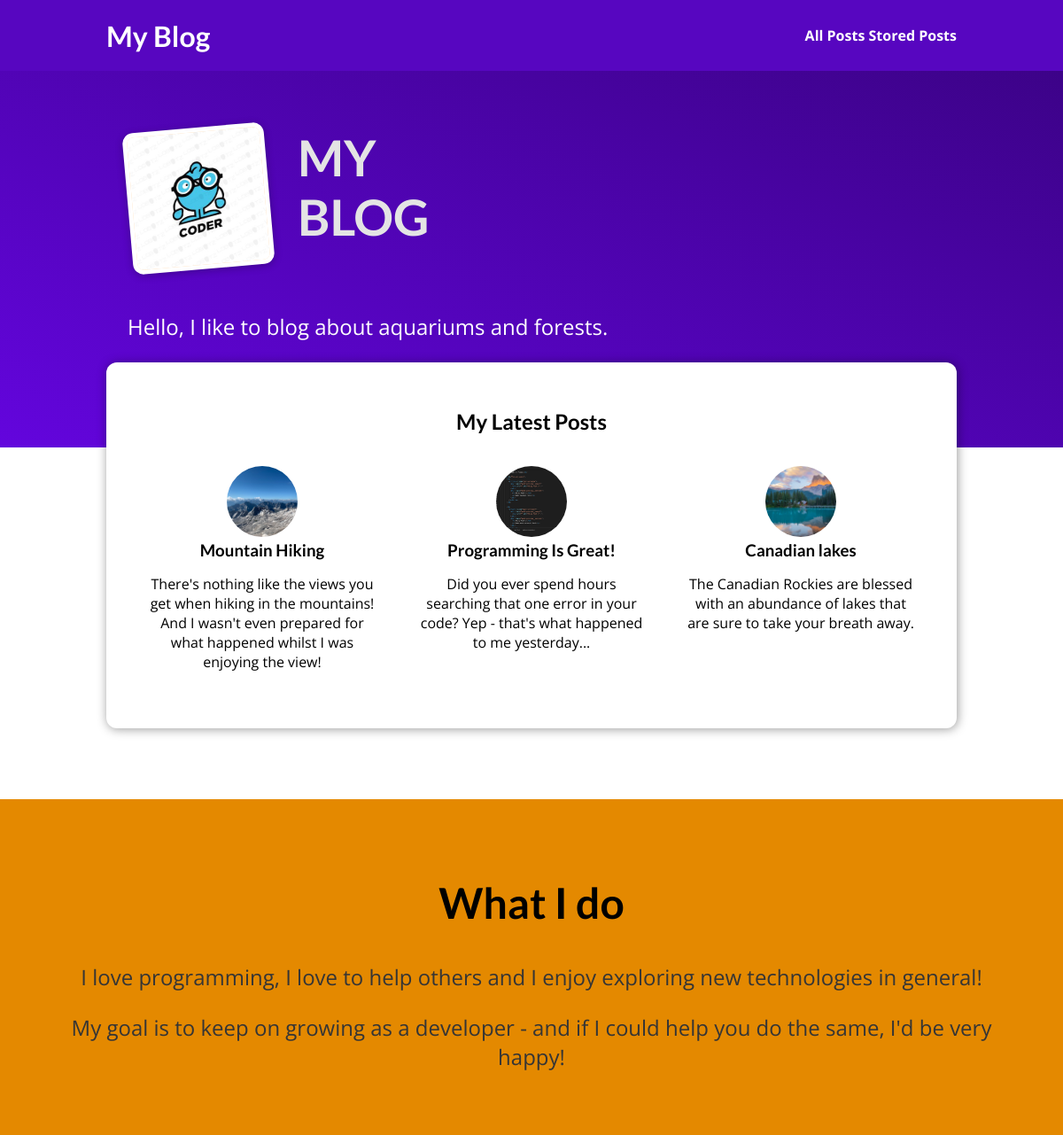
The page / on the database its author committed.
### blog/models.py (models this page shows, shortened)
class Post(models.Model):
    title = models.CharField(max_length=200)
    excerpt = models.TextField(default='', null=False, max_length=200)
    image = models.ImageField(upload_to="posts", null=True)
    date = models.DateTimeField(verbose_name='date')
    slug = models.SlugField(unique=True, max_length=30, default='', null=False)
    content = models.TextField(validators=[MinLengthValidator(10), MaxLengthValidator(2000)])
    author = models.ForeignKey(Author, null=False, on_delete=models.RESTRICT, related_name='posts')
    tags = models.ManyToManyField(Tag)

### blog/views.py (the view)
# urls.py: path('', views.IndexView.as_view(), name='index'),
class IndexView(ListView):
    template_name = "blog/index.html"
    model = Post
    ordering = ['-date']
    context_object_name = 'posts'
    def get_queryset(self):
        queryset = super().get_queryset()
        data = queryset[:3]
        return data

### blog/templates/blog/index.html (shortened to what this page needs)
{% extends "base.html" %}
{% load static %}
{% block css_files %}
    <link rel="stylesheet" href="{% static 'blog/post.css' %}" />
    <link rel="stylesheet" href="{% static 'blog/index.css' %}" />
{% endblock %}
{% block content %}
    <section id="welcome">
        <header>
            <img src="{% static 'blog/images/coder.png' %}" alt="I - the author of this blog" />
            <h2>MY BLOG</h2>
        </header>
        <p>Hello, I like to blog about aquariums and forests.</p>
    </section>
    <section id="latest-posts">
        <h2>My Latest Posts</h2>
        <ul>
            {% for post in posts %}
                {% include 'blog/includes/post_preview.html' %}
            {% endfor %}
        </ul>
    </section>
    <section id="about">
        <h2>What I do</h2>
        <p>
            I love programming, I love to help others and I enjoy exploring new technologies in general!
        </p>
        <p>
            My goal is to keep on growing as a developer - and if I could help you do the same, I'd be very happy!
        </p>
    </section>
{% endblock %}

### blog/templates/blog/includes/post_preview.html
<li>
    <article class="post">
        <a href="{% url 'individual_post' post.slug %}">
            <img src="{{ post.image.url }}" alt="{{ post.title }}" />
            <div class="post__content">
                <h3>{{ post.title }}</h3>
                <p>{{ post.excerpt }}</p>
            </div>
        </a>
    </article>
</li>

### static/app.css (style rules this page uses)
* { box-sizing: border-box; }
html { font-family: 'Open Sans', 'Lato', sans-serif; }
body { margin: 0; }
h1, h2, h3 { font-family: 'Lato', sans-serif; font-weight: bold; }

### blog/static/blog/post.css (style rules this page uses)
.post { display: flex; flex-direction: column; align-items: center; text-align: center; }
.post a { text-decoration: none; color: black; transition: all 0.2s ease; padding: 1rem; }
.post img { width: 5rem; height: 5rem; object-fit: cover; border-radius: 50%; }
.post h3 { margin: 0.25rem 0; }

### blog/static/blog/index.css (style rules this page uses)
#welcome { background: linear-gradient(to right top, #6305dd, #390281); padding: 6rem 12%; }
#welcome header { display: flex; align-items: flex-start; margin: 3rem auto; }
#welcome img { width: 10rem; height: 10rem; object-fit: cover; object-position: top; border: 5px solid white; border-radius: 12px; background-color: #ffe1bf; transform: rotateZ(-5deg); box-shadow: 0 2px 8px rgba(0, 0, 0, 0.25); }
#welcome h2 { font-size: 3.5rem; margin: 0 0 0 2rem; color: #e4e4e4; width: 10rem; }
#welcome p { color: white; font-size: 1.5rem; }
#latest-posts { background-color: white; padding: 2rem; border-radius: 12px; width: 60rem; margin: -6rem auto 2rem auto; box-shadow: 1px 1px 12px rgba(0, 0, 0, 0.4); }
#latest-posts h2 { text-align: center; }
#latest-posts ul { list-style: none; margin: 0; padding: 0; display: flex; gap: 1rem; }
#latest-posts li { flex: 1; }
#about { text-align: center; padding: 3rem; background-color: #e48900; margin-top: 5rem; }
#about h2 { font-size: 3rem; }
#about p { font-size: 1.5rem; color: #353535; }

### rows shown on the page
Post: image (picture), title "Mountain Hiking", excerpt "There's nothing like the views you get when hiking in the mountains! And I wasn't even prepared for what happened whilst I was enjoying the view!"
Post: image (picture), title "Programming Is Great!", excerpt "Did you ever spend hours searching that one error in your code? Yep - that's what happened to me yesterday..."
Post: image (picture), title "Canadian lakes", excerpt "The Canadian Rockies are blessed with an abundance of lakes that are sure to take your breath away."
